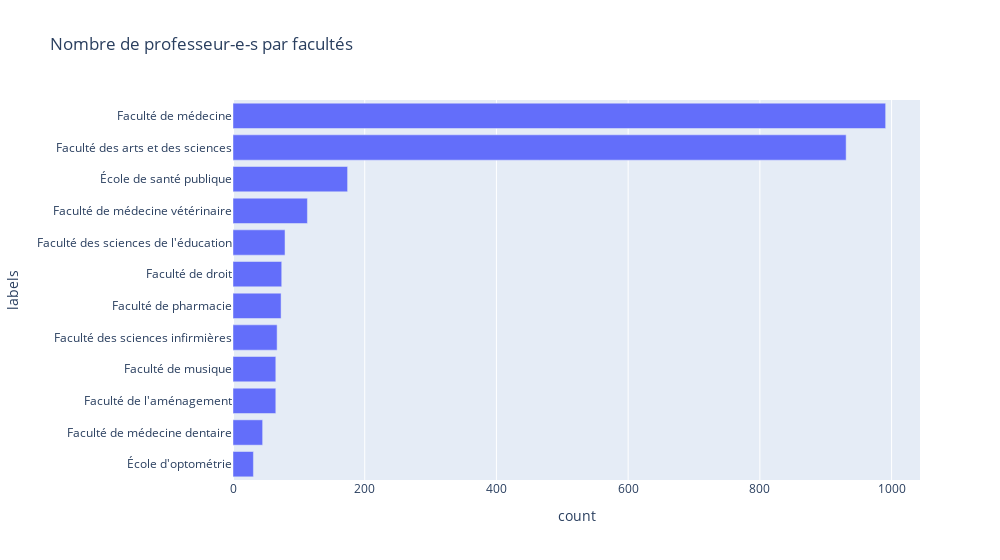

The notebook cell saved with this chart:
### Code cell
px.bar(
    facultes, 
    x= facultes['count'], 
    y= facultes['labels'], 
    title='Nombre de professeur-e-s par facultés',
    width=1000, 
)

### Figure 1 — Plotly figure (JSON) as saved in the notebook; plotly's stock layout.template omitted (floating-point values rounded to 4 significant figures)
{"data": [{"alignmentgroup": "True", "hovertemplate": "count=%{x}<br>labels=%{y}<extra></extra>", "legendgroup": "", "marker": {"color": "#636efa", "pattern": {"shape": ""}}, "name": "", "offsetgroup": "", "orientation": "h", "showlegend": false, "textposition": "auto", "type": "bar", "x": [31, 45, 65, 65, 67, 73, 74, 79, 113, 174, 931, 991], "xaxis": "x", "y": ["École d'optométrie", "Faculté de médecine dentaire", "Faculté de l'aménagement", "Faculté de musique", "Faculté des sciences infirmières", "Faculté de pharmacie", "Faculté de droit", "Faculté des sciences de l'éducation", "Faculté de médecine vétérinaire", "École de santé publique", "Faculté des arts et des sciences", "Faculté de médecine"], "yaxis": "y"}], "layout": {"barmode": "relative", "legend": {"tracegroupgap": 0}, "title": {"text": "Nombre de professeur-e-s par facultés"}, "width": 1000, "xaxis": {"anchor": "y", "domain": [0, 1], "title": {"text": "count"}}, "yaxis": {"anchor": "x", "domain": [0, 1], "title": {"text": "labels"}}}}
